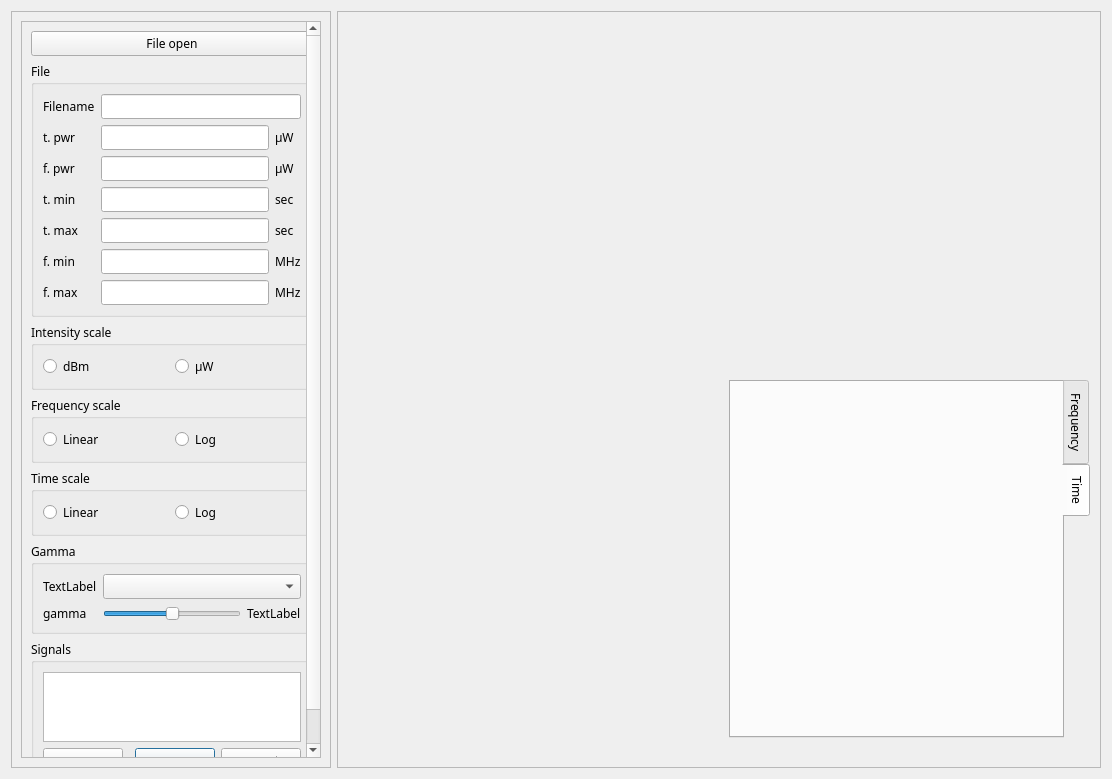
<?xml version="1.0" encoding="UTF-8"?>
<ui version="4.0">
 <class>Dialog</class>
 <widget class="QDialog" name="Dialog">
  <property name="geometry">
   <rect>
    <x>0</x>
    <y>0</y>
    <width>1112</width>
    <height>779</height>
   </rect>
  </property>
  <property name="font">
   <font>
    <family>Wix Madefor Display</family>
   </font>
  </property>
  <property name="windowTitle">
   <string>Wide3 Waterfall</string>
  </property>
  <property name="sizeGripEnabled">
   <bool>false</bool>
  </property>
  <property name="modal">
   <bool>false</bool>
  </property>
  <layout class="QGridLayout" name="gridLayout">
   <item row="0" column="0" alignment="Qt::AlignmentFlag::AlignLeft">
    <widget class="QFrame" name="frame">
     <property name="frameShape">
      <enum>QFrame::Shape::StyledPanel</enum>
     </property>
     <property name="frameShadow">
      <enum>QFrame::Shadow::Raised</enum>
     </property>
     <layout class="QGridLayout" name="gridLayout_2">
      <item row="0" column="0">
       <widget class="QScrollArea" name="scrollAreaView">
        <property name="minimumSize">
         <size>
          <width>300</width>
          <height>0</height>
         </size>
        </property>
        <property name="maximumSize">
         <size>
          <width>300</width>
          <height>16777215</height>
         </size>
        </property>
        <property name="verticalScrollBarPolicy">
         <enum>Qt::ScrollBarPolicy::ScrollBarAlwaysOn</enum>
        </property>
        <property name="horizontalScrollBarPolicy">
         <enum>Qt::ScrollBarPolicy::ScrollBarAlwaysOff</enum>
        </property>
        <property name="sizeAdjustPolicy">
         <enum>QAbstractScrollArea::SizeAdjustPolicy::AdjustToContents</enum>
        </property>
        <property name="widgetResizable">
         <bool>true</bool>
        </property>
        <widget class="QWidget" name="scrollAreaWidgetContentsView">
         <property name="geometry">
          <rect>
           <x>0</x>
           <y>-103</y>
           <width>300</width>
           <height>842</height>
          </rect>
         </property>
         <layout class="QVBoxLayout" name="verticalLayout">
          <item>
           <widget class="QPushButton" name="pushButtonFileOpen">
            <property name="focusPolicy">
             <enum>Qt::FocusPolicy::NoFocus</enum>
            </property>
            <property name="text">
             <string>File open</string>
            </property>
            <property name="iconSize">
             <size>
              <width>25</width>
              <height>25</height>
             </size>
            </property>
           </widget>
          </item>
          <item>
           <widget class="QGroupBox" name="groupBox_file">
            <property name="title">
             <string>File</string>
            </property>
            <layout class="QGridLayout" name="gridLayout_6">
             <item row="1" column="0">
              <widget class="QLabel" name="label_9">
               <property name="text">
                <string>t. pwr</string>
               </property>
              </widget>
             </item>
             <item row="2" column="1">
              <widget class="QLineEdit" name="lineEditFPwr">
               <property name="readOnly">
                <bool>true</bool>
               </property>
              </widget>
             </item>
             <item row="5" column="0">
              <widget class="QLabel" name="label_3">
               <property name="text">
                <string>f. min</string>
               </property>
              </widget>
             </item>
             <item row="4" column="0">
              <widget class="QLabel" name="label_7">
               <property name="text">
                <string>t. max</string>
               </property>
              </widget>
             </item>
             <item row="2" column="2">
              <widget class="QLabel" name="label_21">
               <property name="text">
                <string>µW</string>
               </property>
              </widget>
             </item>
             <item row="3" column="0">
              <widget class="QLabel" name="label_5">
               <property name="text">
                <string>t. min</string>
               </property>
              </widget>
             </item>
             <item row="5" column="1">
              <widget class="QLineEdit" name="lineEditFMin">
               <property name="readOnly">
                <bool>true</bool>
               </property>
              </widget>
             </item>
             <item row="1" column="1">
              <widget class="QLineEdit" name="lineEditTPwr">
               <property name="readOnly">
                <bool>true</bool>
               </property>
              </widget>
             </item>
             <item row="4" column="1">
              <widget class="QLineEdit" name="lineEditTMax">
               <property name="readOnly">
                <bool>true</bool>
               </property>
              </widget>
             </item>
             <item row="1" column="2">
              <widget class="QLabel" name="label_20">
               <property name="text">
                <string>µW</string>
               </property>
              </widget>
             </item>
             <item row="3" column="2">
              <widget class="QLabel" name="label_6">
               <property name="text">
                <string>sec</string>
               </property>
              </widget>
             </item>
             <item row="5" column="2">
              <widget class="QLabel" name="label_4">
               <property name="text">
                <string>MHz</string>
               </property>
              </widget>
             </item>
             <item row="4" column="2">
              <widget class="QLabel" name="label_8">
               <property name="text">
                <string>sec</string>
               </property>
              </widget>
             </item>
             <item row="2" column="0">
              <widget class="QLabel" name="label_11">
               <property name="text">
                <string>f. pwr</string>
               </property>
              </widget>
             </item>
             <item row="3" column="1">
              <widget class="QLineEdit" name="lineEditTMin">
               <property name="readOnly">
                <bool>true</bool>
               </property>
              </widget>
             </item>
             <item row="0" column="1" colspan="2">
              <widget class="QLineEdit" name="lineEditFilename">
               <property name="readOnly">
                <bool>true</bool>
               </property>
              </widget>
             </item>
             <item row="0" column="0">
              <widget class="QLabel" name="label">
               <property name="text">
                <string>Filename</string>
               </property>
              </widget>
             </item>
             <item row="6" column="0">
              <widget class="QLabel" name="label_10">
               <property name="text">
                <string>f. max</string>
               </property>
              </widget>
             </item>
             <item row="6" column="1">
              <widget class="QLineEdit" name="lineEditFMax">
               <property name="readOnly">
                <bool>true</bool>
               </property>
              </widget>
             </item>
             <item row="6" column="2">
              <widget class="QLabel" name="label_12">
               <property name="text">
                <string>MHz</string>
               </property>
              </widget>
             </item>
            </layout>
           </widget>
          </item>
          <item>
           <widget class="QGroupBox" name="groupBox">
            <property name="title">
             <string>Intensity scale</string>
            </property>
            <layout class="QHBoxLayout" name="horizontalLayout">
             <item>
              <widget class="QRadioButton" name="radioButtonISdBm">
               <property name="text">
                <string>dBm</string>
               </property>
              </widget>
             </item>
             <item>
              <widget class="QRadioButton" name="radioButtonISuW">
               <property name="text">
                <string>µW</string>
               </property>
              </widget>
             </item>
            </layout>
           </widget>
          </item>
          <item>
           <widget class="QGroupBox" name="groupBox_2">
            <property name="title">
             <string>Frequency scale</string>
            </property>
            <layout class="QHBoxLayout" name="horizontalLayout_2">
             <item>
              <widget class="QRadioButton" name="radioButtonFSLin">
               <property name="text">
                <string>Linear</string>
               </property>
              </widget>
             </item>
             <item>
              <widget class="QRadioButton" name="radioButtonFSLog">
               <property name="text">
                <string>Log</string>
               </property>
              </widget>
             </item>
            </layout>
           </widget>
          </item>
          <item>
           <widget class="QGroupBox" name="groupBox_3">
            <property name="title">
             <string>Time scale</string>
            </property>
            <layout class="QHBoxLayout" name="horizontalLayout_3">
             <item>
              <widget class="QRadioButton" name="radioButtonTSLin">
               <property name="text">
                <string>Linear</string>
               </property>
              </widget>
             </item>
             <item>
              <widget class="QRadioButton" name="radioButtonTSLog">
               <property name="text">
                <string>Log</string>
               </property>
              </widget>
             </item>
            </layout>
           </widget>
          </item>
          <item>
           <widget class="QGroupBox" name="groupBox_gamma">
            <property name="title">
             <string>Gamma</string>
            </property>
            <layout class="QGridLayout" name="gridLayout_4">
             <item row="0" column="0">
              <widget class="QLabel" name="labelOffsetsView">
               <property name="text">
                <string>TextLabel</string>
               </property>
              </widget>
             </item>
             <item row="2" column="1">
              <widget class="QSlider" name="horizontalSliderGammaView">
               <property name="maximum">
                <number>1000</number>
               </property>
               <property name="singleStep">
                <number>1</number>
               </property>
               <property name="pageStep">
                <number>50</number>
               </property>
               <property name="sliderPosition">
                <number>500</number>
               </property>
               <property name="orientation">
                <enum>Qt::Orientation::Horizontal</enum>
               </property>
              </widget>
             </item>
             <item row="2" column="0">
              <widget class="QLabel" name="label_2">
               <property name="text">
                <string>gamma</string>
               </property>
              </widget>
             </item>
             <item row="2" column="2">
              <widget class="QLabel" name="labelGammaView">
               <property name="text">
                <string>TextLabel</string>
               </property>
              </widget>
             </item>
             <item row="0" column="1" colspan="2">
              <widget class="QComboBox" name="comboBoxOffsetsView"/>
             </item>
            </layout>
           </widget>
          </item>
          <item>
           <widget class="QGroupBox" name="groupBox_signals">
            <property name="title">
             <string>Signals</string>
            </property>
            <layout class="QGridLayout" name="gridLayout_5">
             <item row="1" column="2">
              <widget class="QPushButton" name="pushButtonRemove">
               <property name="text">
                <string>-</string>
               </property>
              </widget>
             </item>
             <item row="1" column="0">
              <widget class="QPushButton" name="pushButtonAdd">
               <property name="text">
                <string>+</string>
               </property>
              </widget>
             </item>
             <item row="1" column="3">
              <widget class="QPushButton" name="pushButtonCompute">
               <property name="text">
                <string>compute</string>
               </property>
              </widget>
             </item>
             <item row="0" column="0" colspan="4">
              <widget class="QListWidget" name="listWidgetSignals"/>
             </item>
            </layout>
           </widget>
          </item>
          <item>
           <spacer name="verticalSpacer_3">
            <property name="orientation">
             <enum>Qt::Orientation::Vertical</enum>
            </property>
            <property name="sizeHint" stdset="0">
             <size>
              <width>20</width>
              <height>40</height>
             </size>
            </property>
           </spacer>
          </item>
         </layout>
        </widget>
       </widget>
      </item>
     </layout>
    </widget>
   </item>
   <item row="0" column="1">
    <widget class="QFrame" name="framePlotsView">
     <property name="frameShape">
      <enum>QFrame::Shape::StyledPanel</enum>
     </property>
     <layout class="QGridLayout" name="gridLayout_3">
      <item row="0" column="1">
       <layout class="QVBoxLayout" name="verticalLayoutSpec"/>
      </item>
      <item row="2" column="2">
       <spacer name="horizontalSpacer_2">
        <property name="orientation">
         <enum>Qt::Orientation::Horizontal</enum>
        </property>
        <property name="sizeHint" stdset="0">
         <size>
          <width>40</width>
          <height>20</height>
         </size>
        </property>
       </spacer>
      </item>
      <item row="1" column="0">
       <spacer name="verticalSpacer">
        <property name="orientation">
         <enum>Qt::Orientation::Vertical</enum>
        </property>
        <property name="sizeHint" stdset="0">
         <size>
          <width>20</width>
          <height>40</height>
         </size>
        </property>
       </spacer>
      </item>
      <item row="0" column="2">
       <layout class="QVBoxLayout" name="verticalLayoutFreq"/>
      </item>
      <item row="1" column="1">
       <layout class="QVBoxLayout" name="verticalLayoutTime"/>
      </item>
      <item row="2" column="1">
       <spacer name="horizontalSpacer">
        <property name="orientation">
         <enum>Qt::Orientation::Horizontal</enum>
        </property>
        <property name="sizeHint" stdset="0">
         <size>
          <width>40</width>
          <height>20</height>
         </size>
        </property>
       </spacer>
      </item>
      <item row="1" column="2">
       <widget class="QTabWidget" name="tabWidget">
        <property name="tabPosition">
         <enum>QTabWidget::TabPosition::East</enum>
        </property>
        <property name="currentIndex">
         <number>1</number>
        </property>
        <widget class="QWidget" name="tab">
         <attribute name="title">
          <string>Frequency</string>
         </attribute>
         <layout class="QGridLayout" name="gridLayout_7">
          <item row="0" column="0">
           <layout class="QVBoxLayout" name="verticalLayoutTotalFreq"/>
          </item>
         </layout>
        </widget>
        <widget class="QWidget" name="tab_2">
         <attribute name="title">
          <string>Time</string>
         </attribute>
         <layout class="QGridLayout" name="gridLayout_8">
          <item row="0" column="0">
           <layout class="QVBoxLayout" name="verticalLayoutTotalTime"/>
          </item>
         </layout>
        </widget>
       </widget>
      </item>
      <item row="0" column="0">
       <spacer name="verticalSpacer_2">
        <property name="orientation">
         <enum>Qt::Orientation::Vertical</enum>
        </property>
        <property name="sizeHint" stdset="0">
         <size>
          <width>20</width>
          <height>40</height>
         </size>
        </property>
       </spacer>
      </item>
     </layout>
    </widget>
   </item>
  </layout>
 </widget>
 <resources/>
 <connections/>
</ui>
